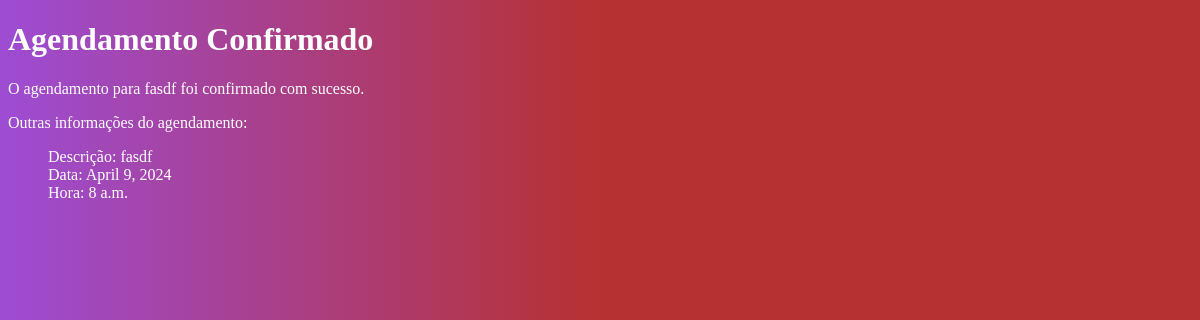
/confirmacao/1/, run on the app's committed database.
### schedule/models.py (models this page shows)
class Agendamento(models.Model):
    hora = models.TimeField(default='08:00:00')
    data = models.DateField(default='2020-01-01')
    descricao = models.TextField()
    titulo = models.CharField(max_length=50, default='Reserva de Agendamento')
    cliente = models.CharField(max_length=50, default = ' ')
    profissional = models.CharField(max_length=50, default = ' ')
    status = models.CharField(max_length=8, default = 'PENDENTE')

### schedule/views.py (the view)
# urls.py: path('confirmacao/<int:agendamento_id>/', views.pagina_confirmacao, name='pagina_confirmacao'),
def pagina_confirmacao(request, agendamento_id):
    agendamento = get_object_or_404(Agendamento, id=agendamento_id)
    if request.method == 'POST':
        agendamento.status = 'CONFIRMADO'
        agendamento.save()
        return redirect('pagina_confirmacao', agendamento_id=agendamento.id)
    return render(request, 'pagina_confirmacao.html', {'agendamento': agendamento})

### schedule/templates/pagina_confirmacao.html (shortened to what this page needs)
<!DOCTYPE html>
<html lang="en">
  <head>
  {% load static %}
    <link rel="stylesheet" type="text/css" href="{% static 'schedule/styles.css' %}">
  </head>
  <body>
    <h1 class="texto_confirmacao">Agendamento Confirmado</h1>
    <p class="texto_confirmacao">
      O agendamento para {{ agendamento.cliente }} foi confirmado com sucesso.
    </p>
    <p class="texto_confirmacao">Outras informações do agendamento:</p>
    <ul class="texto_confirmacao">
      <li>Descrição: {{ agendamento.descricao }}</li>
      <li>Data: {{ agendamento.data }}</li>
      <li>Hora: {{ agendamento.hora }}</li>
    </ul>
  </body>
</html>

### schedule/static/schedule/styles.css (style rules this page uses)
body { background: linear-gradient(90deg, rgba(157,76,212,1) 0%, rgba(182,49,49,1) 50%); }
ul { list-style-type: none ; }
.texto_confirmacao { color: white; }

### data on the page
Agendamento: cliente "fasdf", descricao "fasdf", data "April 9, 2024", hora "8 a.m."
